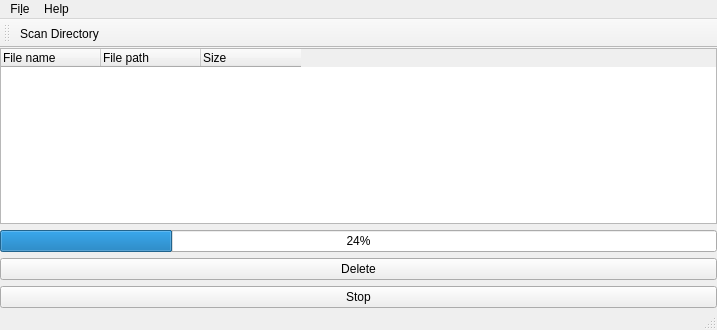
<?xml version="1.0" encoding="UTF-8"?>
<ui version="4.0">
 <class>MainWindow</class>
 <widget class="QMainWindow" name="MainWindow">
  <property name="geometry">
   <rect>
    <x>0</x>
    <y>0</y>
    <width>717</width>
    <height>330</height>
   </rect>
  </property>
  <property name="windowTitle">
   <string>MainWindow</string>
  </property>
  <widget class="QWidget" name="centralWidget">
   <layout class="QHBoxLayout" name="horizontalLayout">
    <property name="leftMargin">
     <number>0</number>
    </property>
    <property name="topMargin">
     <number>0</number>
    </property>
    <property name="rightMargin">
     <number>0</number>
    </property>
    <property name="bottomMargin">
     <number>0</number>
    </property>
    <item>
     <layout class="QVBoxLayout" name="verticalLayout">
      <item>
       <widget class="QTreeWidget" name="treeWidget">
        <attribute name="headerMinimumSectionSize">
         <number>100</number>
        </attribute>
        <attribute name="headerStretchLastSection">
         <bool>false</bool>
        </attribute>
        <column>
         <property name="text">
          <string>File name</string>
         </property>
        </column>
        <column>
         <property name="text">
          <string>File path</string>
         </property>
        </column>
        <column>
         <property name="text">
          <string>Size</string>
         </property>
        </column>
       </widget>
      </item>
      <item>
       <widget class="QProgressBar" name="progressBar">
        <property name="value">
         <number>24</number>
        </property>
       </widget>
      </item>
      <item>
       <widget class="QPushButton" name="deleteButton">
        <property name="text">
         <string>Delete</string>
        </property>
       </widget>
      </item>
      <item>
       <widget class="QPushButton" name="stopButton">
        <property name="text">
         <string>Stop</string>
        </property>
       </widget>
      </item>
      <item>
       <spacer name="verticalSpacer">
        <property name="orientation">
         <enum>Qt::Vertical</enum>
        </property>
        <property name="sizeType">
         <enum>QSizePolicy::Ignored</enum>
        </property>
        <property name="sizeHint" stdset="0">
         <size>
          <width>0</width>
          <height>0</height>
         </size>
        </property>
       </spacer>
      </item>
     </layout>
    </item>
   </layout>
  </widget>
  <widget class="QToolBar" name="toolBar">
   <property name="windowTitle">
    <string>toolBar</string>
   </property>
   <attribute name="toolBarArea">
    <enum>TopToolBarArea</enum>
   </attribute>
   <attribute name="toolBarBreak">
    <bool>false</bool>
   </attribute>
   <addaction name="actionScan_Directory"/>
  </widget>
  <widget class="QMenuBar" name="menuBar">
   <property name="geometry">
    <rect>
     <x>0</x>
     <y>0</y>
     <width>717</width>
     <height>21</height>
    </rect>
   </property>
   <widget class="QMenu" name="menuFile">
    <property name="title">
     <string>Fi&amp;le</string>
    </property>
    <addaction name="actionScan_Directory"/>
    <addaction name="separator"/>
    <addaction name="actionExit"/>
   </widget>
   <widget class="QMenu" name="menuHelp">
    <property name="title">
     <string>Help</string>
    </property>
    <addaction name="actionAbout"/>
   </widget>
   <addaction name="menuFile"/>
   <addaction name="menuHelp"/>
  </widget>
  <widget class="QStatusBar" name="statusBar"/>
  <action name="actionScan_Directory">
   <property name="text">
    <string>&amp;Scan Directory...</string>
   </property>
  </action>
  <action name="actionExit">
   <property name="text">
    <string>&amp;Exit</string>
   </property>
  </action>
  <action name="actionAbout">
   <property name="text">
    <string>About</string>
   </property>
  </action>
  <action name="actionDelete">
   <property name="text">
    <string>Delete</string>
   </property>
  </action>
  <action name="actionStop">
   <property name="text">
    <string>Stop</string>
   </property>
  </action>
 </widget>
 <layoutdefault spacing="6" margin="11"/>
 <resources/>
 <connections/>
</ui>
